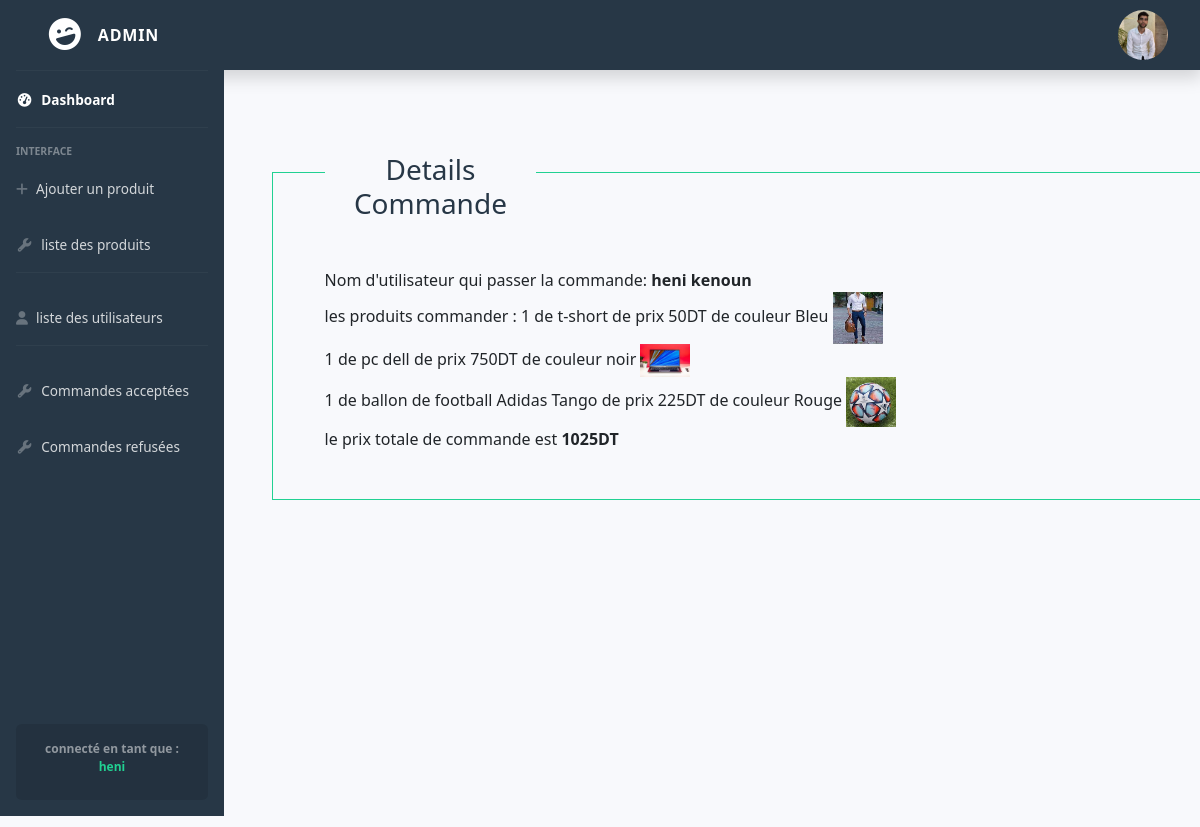
The app's page /admin/EditCommande.php?id=11 (signed in) with its own data.
### tables this page shows
CREATE TABLE `user` (
  `id` int(11) NOT NULL,
  `nom` varchar(20) NOT NULL,
  `prenom` varchar(20) NOT NULL,
  `email` varchar(50) NOT NULL,
  `tel` int(8) NOT NULL,
  `role` varchar(8) NOT NULL DEFAULT 'user',
  `image` varchar(200) NOT NULL,
  `password` varchar(50) NOT NULL
);

CREATE TABLE `product` (
  `id` int(11) NOT NULL,
  `name` varchar(100) NOT NULL,
  `categorie` varchar(30) NOT NULL,
  `quantite` int(3) NOT NULL,
  `image` varchar(100) NOT NULL,
  `description` longtext NOT NULL,
  `prix` float NOT NULL,
  `solde` int(2) NOT NULL,
  `couleur` varchar(200) NOT NULL,
  `date` date NOT NULL
);

### models/commande.class.php (called while the page is built, shortened)
<?php
class commande{
    function adminGetCommande($id){
        $cnx = new connexion();
        var_dump($id);
        $pdo = $cnx->connect();
        $req="select * from commande where id =$id ";
        $res =$pdo->query($req);
        return $res;
    }
}
?>

### models/user.class.php (called while the page is built, shortened)
<?php
    class User{
        function getUser($id)
        {
            $cnx=new connexion();
            $pdo=$cnx->connect();
            $req="SELECT * FROM user where id='$id'";
            $res=$pdo->query($req) or print_r($pdo->errorInfo());
            return $res;
        }
    }
?>

### models/product.class.php (called while the page is built, shortened)
<?php
    class Products{
        function getProduct($id)
        {
            $cnx=new connexion();
            $pdo=$cnx->connect();
            $req="SELECT * FROM product where id='$id'";
            $res=$pdo->query($req) or print_r($pdo->errorInfo());
            return $res;
        }
    }
?>

### admin/EditCommande.php (the view, shortened to what this page needs)
<?php require_once('../__tiers/header-admin.php') ?>
<?php
    require_once('../models/commande.class.php');
    require_once('../models/user.class.php');
    require_once('../models/product.class.php');
    $comm = new Commande();
    $mod=new Products();
    $commande = $comm->adminGetCommande($_GET['id'])->fetchAll()[0];
    $products =json_decode($commande['produits'],true);
    $user=new User();
    $us = $user->getUser($commande['id_user'])->fetchAll()[0];
?>
<div class='row col-10'>
    <div style='margin-top:100px;margin-bottom:300px;margin-left:260px;'>
        <div class="container my-5">
            <div class="row justify-content-center border border-vert" style="border-color: #21D192 !important;">
                <div class="col-11 m-auto">
                    <h3 class="mb-5 w-25 text-center text-azra9" style="margin-top:-20px;background:#f8f9fc;">Details Commande</h3>
                    <div class="mb-5">
                        <div>Nom d'utilisateur qui passer la commande: <strong><?= $us['nom'] .' '. $us['prenom'] ?></strong></div>
                        <div>
                            les produits commander :
                            <?php
                                $somme=0;
                                foreach($products as $key=>$p){
                                $prod=$mod->getProduct($key)->fetchAll()[0];
                                    echo $p['quantite']." de ".$prod['name']." de prix ".$prod['prix']*(1-$prod['solde']/100)."DT
                                    de couleur ".$p['couleur']."  <img width='50' src='uploaded/".$prod['image']."' /><br>";
                                    $somme+=$prod['prix']*(1-$prod['solde']/100);
                                }
                            ?>
                        </div>
                        <div>
                            le prix totale de commande est <strong><?= $somme ?>DT</strong>
                        </div>
                    </div>
                </div>
            </div>
        </div>
    </div>
</div>
<?php require_once('../__tiers/footer-admin.php') ?>

### assets/style.css (style rules this page uses)
:root { --blue:#273746; --vert:#21D192; }
* { margin: 0; padding: 0; box-sizing: border-box; }
.text-azra9 { color:var(--blue )!important; }
.border-vert { border-color: var(--vert) !important; }

### records on screen
user: nom "heni", prenom "kenoun"
product: quantite "1", name "t-short", $prod['prix']*(1-$prod['solde']/100) "50", couleur "Bleu", image (picture)
product: quantite "1", name "pc dell", $prod['prix']*(1-$prod['solde']/100) "750", couleur "noir", image (picture)
product: quantite "1", name "ballon de football Adidas Tango", $prod['prix']*(1-$prod['solde']/100) "225", couleur "Rouge", image (picture)

### other values on screen
$_SESSION['name'] "heni"
$somme "1025"
